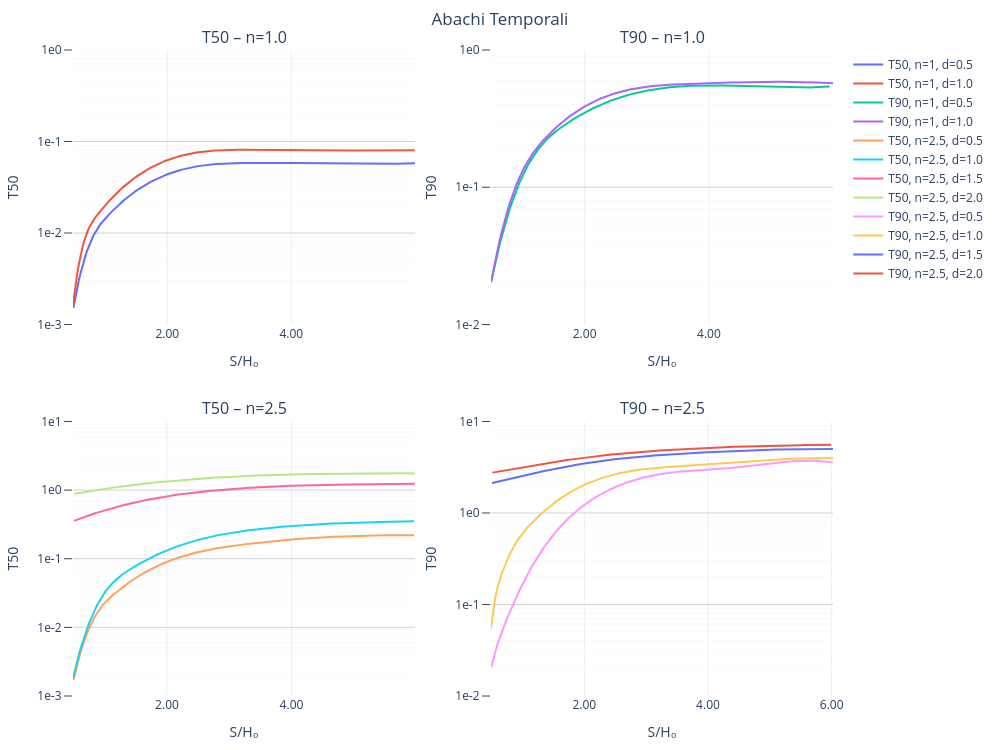

The notebook cell saved with this chart:
### Markdown cell above
---
## Abachi temporali dell’efficienza idraulica

Oltre all’efficienza idraulica media a regime, è possibile analizzare il comportamento del sistema di drenaggio in condizioni transitorie, valutando il tempo necessario a raggiungere una determinata percentuale dell’efficienza finale.

La classe `AbachiTemporali` fornisce due tipi di abachi:

- $T_{50}$: tempo adimensionale in cui l’efficienza raggiunge il 50% del valore finale;
- $T_{90}$: tempo adimensionale in cui l’efficienza raggiunge il 90% del valore finale.

### Visualizzazione completa degli abachi

Il metodo `plot_abachi()` della classe `AbachiTemporali` genera una figura composta da quattro pannelli:

- due pannelli per i valori di $n = 1.0$ e $n = 2.5$;
- ciascun pannello contiene le curve per i valori di $ D/H_0 = \{0.5, 1.0, 1.5, 2.0\} $;
- sia per il tempo $T_{50}$ che per $T_{90}$.

### Code cell
abachiT = AbachiTemporali()
abachiT.plot_abachi()

### Figure 1 — Plotly figure (JSON) as saved in the notebook; plotly's stock layout.template omitted (floating-point values rounded to 4 significant figures; data arrays with more than 128 entries replaced by an {"elided": "..."} marker saying what was removed)
{"data": [{"hovertemplate": "S/H₀: %{x:.2f}<br>T: %{y:.2e}<extra></extra>", "mode": "lines", "name": "T50, n=1, d=0.5", "type": "scatter", "x": {"elided": "250 float values"}, "xaxis": "x", "y": {"elided": "250 float values"}, "yaxis": "y"}, {"hovertemplate": "S/H₀: %{x:.2f}<br>T: %{y:.2e}<extra></extra>", "mode": "lines", "name": "T50, n=1, d=1.0", "type": "scatter", "x": {"elided": "250 float values"}, "xaxis": "x", "y": {"elided": "250 float values"}, "yaxis": "y"}, {"hovertemplate": "S/H₀: %{x:.2f}<br>T: %{y:.2e}<extra></extra>", "mode": "lines", "name": "T90, n=1, d=0.5", "type": "scatter", "x": {"elided": "250 float values"}, "xaxis": "x2", "y": {"elided": "250 float values"}, "yaxis": "y2"}, {"hovertemplate": "S/H₀: %{x:.2f}<br>T: %{y:.2e}<extra></extra>", "mode": "lines", "name": "T90, n=1, d=1.0", "type": "scatter", "x": {"elided": "250 float values"}, "xaxis": "x2", "y": {"elided": "250 float values"}, "yaxis": "y2"}, {"hovertemplate": "S/H₀: %{x:.2f}<br>T: %{y:.2e}<extra></extra>", "mode": "lines", "name": "T50, n=2.5, d=0.5", "type": "scatter", "x": {"elided": "250 float values"}, "xaxis": "x3", "y": {"elided": "250 float values"}, "yaxis": "y3"}, {"hovertemplate": "S/H₀: %{x:.2f}<br>T: %{y:.2e}<extra></extra>", "mode": "lines", "name": "T50, n=2.5, d=1.0", "type": "scatter", "x": {"elided": "250 float values"}, "xaxis": "x3", "y": {"elided": "250 float values"}, "yaxis": "y3"}, {"hovertemplate": "S/H₀: %{x:.2f}<br>T: %{y:.2e}<extra></extra>", "mode": "lines", "name": "T50, n=2.5, d=1.5", "type": "scatter", "x": {"elided": "250 float values"}, "xaxis": "x3", "y": {"elided": "250 float values"}, "yaxis": "y3"}, {"hovertemplate": "S/H₀: %{x:.2f}<br>T: %{y:.2e}<extra></extra>", "mode": "lines", "name": "T50, n=2.5, d=2.0", "type": "scatter", "x": {"elided": "250 float values"}, "xaxis": "x3", "y": {"elided": "250 float values"}, "yaxis": "y3"}, {"hovertemplate": "S/H₀: %{x:.2f}<br>T: %{y:.2e}<extra></extra>", "mode": "lines", "name": "T90, n=2.5, d=0.5", "type": "scatter", "x": {"elided": "250 float values"}, "xaxis": "x4", "y": {"elided": "250 float values"}, "yaxis": "y4"}, {"hovertemplate": "S/H₀: %{x:.2f}<br>T: %{y:.2e}<extra></extra>", "mode": "lines", "name": "T90, n=2.5, d=1.0", "type": "scatter", "x": {"elided": "250 float values"}, "xaxis": "x4", "y": {"elided": "250 float values"}, "yaxis": "y4"}, {"hovertemplate": "S/H₀: %{x:.2f}<br>T: %{y:.2e}<extra></extra>", "mode": "lines", "name": "T90, n=2.5, d=1.5", "type": "scatter", "x": {"elided": "250 float values"}, "xaxis": "x4", "y": {"elided": "250 float values"}, "yaxis": "y4"}, {"hovertemplate": "S/H₀: %{x:.2f}<br>T: %{y:.2e}<extra></extra>", "mode": "lines", "name": "T90, n=2.5, d=2.0", "type": "scatter", "x": {"elided": "250 float values"}, "xaxis": "x4", "y": {"elided": "250 float values"}, "yaxis": "y4"}], "layout": {"annotations": [{"font": {"size": 16}, "showarrow": false, "text": "T50 – n=1.0", "x": 0.225, "xanchor": "center", "xref": "paper", "y": 1, "yanchor": "bottom", "yref": "paper"}, {"font": {"size": 16}, "showarrow": false, "text": "T90 – n=1.0", "x": 0.775, "xanchor": "center", "xref": "paper", "y": 1, "yanchor": "bottom", "yref": "paper"}, {"font": {"size": 16}, "showarrow": false, "text": "T50 – n=2.5", "x": 0.225, "xanchor": "center", "xref": "paper", "y": 0.425, "yanchor": "bottom", "yref": "paper"}, {"font": {"size": 16}, "showarrow": false, "text": "T90 – n=2.5", "x": 0.775, "xanchor": "center", "xref": "paper", "y": 0.425, "yanchor": "bottom", "yref": "paper"}], "height": 750, "margin": {"b": 50, "l": 50, "r": 50, "t": 50}, "shapes": [{"line": {"color": "rgba(200,200,200,0.2)", "width": 0.5}, "type": "line", "x0": 0, "x1": 1, "xref": "x domain", "y0": 0.002, "y1": 0.002, "yref": "y"}, {"line": {"color": "rgba(200,200,200,0.2)", "width": 0.5}, "type": "line", "x0": 0, "x1": 1, "xref": "x domain", "y0": 0.003, "y1": 0.003, "yref": "y"}, {"line": {"color": "rgba(200,200,200,0.2)", "width": 0.5}, "type": "line", "x0": 0, "x1": 1, "xref": "x domain", "y0": 0.004, "y1": 0.004, "yref": "y"}, {"line": {"color": "rgba(200,200,200,0.2)", "width": 0.5}, "type": "line", "x0": 0, "x1": 1, "xref": "x domain", "y0": 0.005, "y1": 0.005, "yref": "y"}, {"line": {"color": "rgba(200,200,200,0.2)", "width": 0.5}, "type": "line", "x0": 0, "x1": 1, "xref": "x domain", "y0": 0.006, "y1": 0.006, "yref": "y"}, {"line": {"color": "rgba(200,200,200,0.2)", "width": 0.5}, "type": "line", "x0": 0, "x1": 1, "xref": "x domain", "y0": 0.007, "y1": 0.007, "yref": "y"}, {"line": {"color": "rgba(200,200,200,0.2)", "width": 0.5}, "type": "line", "x0": 0, "x1": 1, "xref": "x domain", "y0": 0.008, "y1": 0.008, "yref": "y"}, {"line": {"color": "rgba(200,200,200,0.2)", "width": 0.5}, "type": "line", "x0": 0, "x1": 1, "xref": "x domain", "y0": 0.009, "y1": 0.009, "yref": "y"}, {"line": {"color": "rgba(200,200,200,0.2)", "width": 0.5}, "type": "line", "x0": 0, "x1": 1, "xref": "x domain", "y0": 0.02, "y1": 0.02, "yref": "y"}, {"line": {"color": "rgba(200,200,200,0.2)", "width": 0.5}, "type": "line", "x0": 0, "x1": 1, "xref": "x domain", "y0": 0.03, "y1": 0.03, "yref": "y"}, {"line": {"color": "rgba(200,200,200,0.2)", "width": 0.5}, "type": "line", "x0": 0, "x1": 1, "xref": "x domain", "y0": 0.04, "y1": 0.04, "yref": "y"}, {"line": {"color": "rgba(200,200,200,0.2)", "width": 0.5}, "type": "line", "x0": 0, "x1": 1, "xref": "x domain", "y0": 0.05, "y1": 0.05, "yref": "y"}, {"line": {"color": "rgba(200,200,200,0.2)", "width": 0.5}, "type": "line", "x0": 0, "x1": 1, "xref": "x domain", "y0": 0.06, "y1": 0.06, "yref": "y"}, {"line": {"color": "rgba(200,200,200,0.2)", "width": 0.5}, "type": "line", "x0": 0, "x1": 1, "xref": "x domain", "y0": 0.07, "y1": 0.07, "yref": "y"}, {"line": {"color": "rgba(200,200,200,0.2)", "width": 0.5}, "type": "line", "x0": 0, "x1": 1, "xref": "x domain", "y0": 0.08, "y1": 0.08, "yref": "y"}, {"line": {"color": "rgba(200,200,200,0.2)", "width": 0.5}, "type": "line", "x0": 0, "x1": 1, "xref": "x domain", "y0": 0.09, "y1": 0.09, "yref": "y"}, {"line": {"color": "rgba(200,200,200,0.2)", "width": 0.5}, "type": "line", "x0": 0, "x1": 1, "xref": "x domain", "y0": 0.2, "y1": 0.2, "yref": "y"}, {"line": {"color": "rgba(200,200,200,0.2)", "width": 0.5}, "type": "line", "x0": 0, "x1": 1, "xref": "x domain", "y0": 0.3, "y1": 0.3, "yref": "y"}, {"line": {"color": "rgba(200,200,200,0.2)", "width": 0.5}, "type": "line", "x0": 0, "x1": 1, "xref": "x domain", "y0": 0.4, "y1": 0.4, "yref": "y"}, {"line": {"color": "rgba(200,200,200,0.2)", "width": 0.5}, "type": "line", "x0": 0, "x1": 1, "xref": "x domain", "y0": 0.5, "y1": 0.5, "yref": "y"}, {"line": {"color": "rgba(200,200,200,0.2)", "width": 0.5}, "type": "line", "x0": 0, "x1": 1, "xref": "x domain", "y0": 0.6, "y1": 0.6, "yref": "y"}, {"line": {"color": "rgba(200,200,200,0.2)", "width": 0.5}, "type": "line", "x0": 0, "x1": 1, "xref": "x domain", "y0": 0.7, "y1": 0.7, "yref": "y"}, {"line": {"color": "rgba(200,200,200,0.2)", "width": 0.5}, "type": "line", "x0": 0, "x1": 1, "xref": "x domain", "y0": 0.8, "y1": 0.8, "yref": "y"}, {"line": {"color": "rgba(200,200,200,0.2)", "width": 0.5}, "type": "line", "x0": 0, "x1": 1, "xref": "x domain", "y0": 0.9, "y1": 0.9, "yref": "y"}, {"line": {"color": "rgba(200,200,200,0.2)", "width": 0.5}, "type": "line", "x0": 0, "x1": 1, "xref": "x2 domain", "y0": 0.02, "y1": 0.02, "yref": "y2"}, {"line": {"color": "rgba(200,200,200,0.2)", "width": 0.5}, "type": "line", "x0": 0, "x1": 1, "xref": "x2 domain", "y0": 0.03, "y1": 0.03, "yref": "y2"}, {"line": {"color": "rgba(200,200,200,0.2)", "width": 0.5}, "type": "line", "x0": 0, "x1": 1, "xref": "x2 domain", "y0": 0.04, "y1": 0.04, "yref": "y2"}, {"line": {"color": "rgba(200,200,200,0.2)", "width": 0.5}, "type": "line", "x0": 0, "x1": 1, "xref": "x2 domain", "y0": 0.05, "y1": 0.05, "yref": "y2"}, {"line": {"color": "rgba(200,200,200,0.2)", "width": 0.5}, "type": "line", "x0": 0, "x1": 1, "xref": "x2 domain", "y0": 0.06, "y1": 0.06, "yref": "y2"}, {"line": {"color": "rgba(200,200,200,0.2)", "width": 0.5}, "type": "line", "x0": 0, "x1": 1, "xref": "x2 domain", "y0": 0.07, "y1": 0.07, "yref": "y2"}, {"line": {"color": "rgba(200,200,200,0.2)", "width": 0.5}, "type": "line", "x0": 0, "x1": 1, "xref": "x2 domain", "y0": 0.08, "y1": 0.08, "yref": "y2"}, {"line": {"color": "rgba(200,200,200,0.2)", "width": 0.5}, "type": "line", "x0": 0, "x1": 1, "xref": "x2 domain", "y0": 0.09, "y1": 0.09, "yref": "y2"}, {"line": {"color": "rgba(200,200,200,0.2)", "width": 0.5}, "type": "line", "x0": 0, "x1": 1, "xref": "x2 domain", "y0": 0.2, "y1": 0.2, "yref": "y2"}, {"line": {"color": "rgba(200,200,200,0.2)", "width": 0.5}, "type": "line", "x0": 0, "x1": 1, "xref": "x2 domain", "y0": 0.3, "y1": 0.3, "yref": "y2"}, {"line": {"color": "rgba(200,200,200,0.2)", "width": 0.5}, "type": "line", "x0": 0, "x1": 1, "xref": "x2 domain", "y0": 0.4, "y1": 0.4, "yref": "y2"}, {"line": {"color": "rgba(200,200,200,0.2)", "width": 0.5}, "type": "line", "x0": 0, "x1": 1, "xref": "x2 domain", "y0": 0.5, "y1": 0.5, "yref": "y2"}, {"line": {"color": "rgba(200,200,200,0.2)", "width": 0.5}, "type": "line", "x0": 0, "x1": 1, "xref": "x2 domain", "y0": 0.6, "y1": 0.6, "yref": "y2"}, {"line": {"color": "rgba(200,200,200,0.2)", "width": 0.5}, "type": "line", "x0": 0, "x1": 1, "xref": "x2 domain", "y0": 0.7, "y1": 0.7, "yref": "y2"}, {"line": {"color": "rgba(200,200,200,0.2)", "width": 0.5}, "type": "line", "x0": 0, "x1": 1, "xref": "x2 domain", "y0": 0.8, "y1": 0.8, "yref": "y2"}, {"line": {"color": "rgba(200,200,200,0.2)", "width": 0.5}, "type": "line", "x0": 0, "x1": 1, "xref": "x2 domain", "y0": 0.9, "y1": 0.9, "yref": "y2"}, {"line": {"color": "rgba(200,200,200,0.2)", "width": 0.5}, "type": "line", "x0": 0, "x1": 1, "xref": "x3 domain", "y0": 0.002, "y1": 0.002, "yref": "y3"}, {"line": {"color": "rgba(200,200,200,0.2)", "width": 0.5}, "type": "line", "x0": 0, "x1": 1, "xref": "x3 domain", "y0": 0.003, "y1": 0.003, "yref": "y3"}, {"line": {"color": "rgba(200,200,200,0.2)", "width": 0.5}, "type": "line", "x0": 0, "x1": 1, "xref": "x3 domain", "y0": 0.004, "y1": 0.004, "yref": "y3"}, {"line": {"color": "rgba(200,200,200,0.2)", "width": 0.5}, "type": "line", "x0": 0, "x1": 1, "xref": "x3 domain", "y0": 0.005, "y1": 0.005, "yref": "y3"}, {"line": {"color": "rgba(200,200,200,0.2)", "width": 0.5}, "type": "line", "x0": 0, "x1": 1, "xref": "x3 domain", "y0": 0.006, "y1": 0.006, "yref": "y3"}, {"line": {"color": "rgba(200,200,200,0.2)", "width": 0.5}, "type": "line", "x0": 0, "x1": 1, "xref": "x3 domain", "y0": 0.007, "y1": 0.007, "yref": "y3"}, {"line": {"color": "rgba(200,200,200,0.2)", "width": 0.5}, "type": "line", "x0": 0, "x1": 1, "xref": "x3 domain", "y0": 0.008, "y1": 0.008, "yref": "y3"}, {"line": {"color": "rgba(200,200,200,0.2)", "width": 0.5}, "type": "line", "x0": 0, "x1": 1, "xref": "x3 domain", "y0": 0.009, "y1": 0.009, "yref": "y3"}, {"line": {"color": "rgba(200,200,200,0.2)", "width": 0.5}, "type": "line", "x0": 0, "x1": 1, "xref": "x3 domain", "y0": 0.02, "y1": 0.02, "yref": "y3"}, {"line": {"color": "rgba(200,200,200,0.2)", "width": 0.5}, "type": "line", "x0": 0, "x1": 1, "xref": "x3 domain", "y0": 0.03, "y1": 0.03, "yref": "y3"}, {"line": {"color": "rgba(200,200,200,0.2)", "width": 0.5}, "type": "line", "x0": 0, "x1": 1, "xref": "x3 domain", "y0": 0.04, "y1": 0.04, "yref": "y3"}, {"line": {"color": "rgba(200,200,200,0.2)", "width": 0.5}, "type": "line", "x0": 0, "x1": 1, "xref": "x3 domain", "y0": 0.05, "y1": 0.05, "yref": "y3"}, {"line": {"color": "rgba(200,200,200,0.2)", "width": 0.5}, "type": "line", "x0": 0, "x1": 1, "xref": "x3 domain", "y0": 0.06, "y1": 0.06, "yref": "y3"}, {"line": {"color": "rgba(200,200,200,0.2)", "width": 0.5}, "type": "line", "x0": 0, "x1": 1, "xref": "x3 domain", "y0": 0.07, "y1": 0.07, "yref": "y3"}, {"line": {"color": "rgba(200,200,200,0.2)", "width": 0.5}, "type": "line", "x0": 0, "x1": 1, "xref": "x3 domain", "y0": 0.08, "y1": 0.08, "yref": "y3"}, {"line": {"color": "rgba(200,200,200,0.2)", "width": 0.5}, "type": "line", "x0": 0, "x1": 1, "xref": "x3 domain", "y0": 0.09, "y1": 0.09, "yref": "y3"}, {"line": {"color": "rgba(200,200,200,0.2)", "width": 0.5}, "type": "line", "x0": 0, "x1": 1, "xref": "x3 domain", "y0": 0.2, "y1": 0.2, "yref": "y3"}, {"line": {"color": "rgba(200,200,200,0.2)", "width": 0.5}, "type": "line", "x0": 0, "x1": 1, "xref": "x3 domain", "y0": 0.3, "y1": 0.3, "yref": "y3"}, {"line": {"color": "rgba(200,200,200,0.2)", "width": 0.5}, "type": "line", "x0": 0, "x1": 1, "xref": "x3 domain", "y0": 0.4, "y1": 0.4, "yref": "y3"}, {"line": {"color": "rgba(200,200,200,0.2)", "width": 0.5}, "type": "line", "x0": 0, "x1": 1, "xref": "x3 domain", "y0": 0.5, "y1": 0.5, "yref": "y3"}, {"line": {"color": "rgba(200,200,200,0.2)", "width": 0.5}, "type": "line", "x0": 0, "x1": 1, "xref": "x3 domain", "y0": 0.6, "y1": 0.6, "yref": "y3"}, {"line": {"color": "rgba(200,200,200,0.2)", "width": 0.5}, "type": "line", "x0": 0, "x1": 1, "xref": "x3 domain", "y0": 0.7, "y1": 0.7, "yref": "y3"}, {"line": {"color": "rgba(200,200,200,0.2)", "width": 0.5}, "type": "line", "x0": 0, "x1": 1, "xref": "x3 domain", "y0": 0.8, "y1": 0.8, "yref": "y3"}, {"line": {"color": "rgba(200,200,200,0.2)", "width": 0.5}, "type": "line", "x0": 0, "x1": 1, "xref": "x3 domain", "y0": 0.9, "y1": 0.9, "yref": "y3"}, {"line": {"color": "rgba(200,200,200,0.2)", "width": 0.5}, "type": "line", "x0": 0, "x1": 1, "xref": "x3 domain", "y0": 2, "y1": 2, "yref": "y3"}, {"line": {"color": "rgba(200,200,200,0.2)", "width": 0.5}, "type": "line", "x0": 0, "x1": 1, "xref": "x3 domain", "y0": 3, "y1": 3, "yref": "y3"}, {"line": {"color": "rgba(200,200,200,0.2)", "width": 0.5}, "type": "line", "x0": 0, "x1": 1, "xref": "x3 domain", "y0": 4, "y1": 4, "yref": "y3"}, {"line": {"color": "rgba(200,200,200,0.2)", "width": 0.5}, "type": "line", "x0": 0, "x1": 1, "xref": "x3 domain", "y0": 5, "y1": 5, "yref": "y3"}, {"line": {"color": "rgba(200,200,200,0.2)", "width": 0.5}, "type": "line", "x0": 0, "x1": 1, "xref": "x3 domain", "y0": 6, "y1": 6, "yref": "y3"}, {"line": {"color": "rgba(200,200,200,0.2)", "width": 0.5}, "type": "line", "x0": 0, "x1": 1, "xref": "x3 domain", "y0": 7, "y1": 7, "yref": "y3"}, {"line": {"color": "rgba(200,200,200,0.2)", "width": 0.5}, "type": "line", "x0": 0, "x1": 1, "xref": "x3 domain", "y0": 8, "y1": 8, "yref": "y3"}, {"line": {"color": "rgba(200,200,200,0.2)", "width": 0.5}, "type": "line", "x0": 0, "x1": 1, "xref": "x3 domain", "y0": 9, "y1": 9, "yref": "y3"}, {"line": {"color": "rgba(200,200,200,0.2)", "width": 0.5}, "type": "line", "x0": 0, "x1": 1, "xref": "x4 domain", "y0": 0.02, "y1": 0.02, "yref": "y4"}, {"line": {"color": "rgba(200,200,200,0.2)", "width": 0.5}, "type": "line", "x0": 0, "x1": 1, "xref": "x4 domain", "y0": 0.03, "y1": 0.03, "yref": "y4"}, {"line": {"color": "rgba(200,200,200,0.2)", "width": 0.5}, "type": "line", "x0": 0, "x1": 1, "xref": "x4 domain", "y0": 0.04, "y1": 0.04, "yref": "y4"}, {"line": {"color": "rgba(200,200,200,0.2)", "width": 0.5}, "type": "line", "x0": 0, "x1": 1, "xref": "x4 domain", "y0": 0.05, "y1": 0.05, "yref": "y4"}, {"line": {"color": "rgba(200,200,200,0.2)", "width": 0.5}, "type": "line", "x0": 0, "x1": 1, "xref": "x4 domain", "y0": 0.06, "y1": 0.06, "yref": "y4"}, {"line": {"color": "rgba(200,200,200,0.2)", "width": 0.5}, "type": "line", "x0": 0, "x1": 1, "xref": "x4 domain", "y0": 0.07, "y1": 0.07, "yref": "y4"}, {"line": {"color": "rgba(200,200,200,0.2)", "width": 0.5}, "type": "line", "x0": 0, "x1": 1, "xref": "x4 domain", "y0": 0.08, "y1": 0.08, "yref": "y4"}, {"line": {"color": "rgba(200,200,200,0.2)", "width": 0.5}, "type": "line", "x0": 0, "x1": 1, "xref": "x4 domain", "y0": 0.09, "y1": 0.09, "yref": "y4"}, {"line": {"color": "rgba(200,200,200,0.2)", "width": 0.5}, "type": "line", "x0": 0, "x1": 1, "xref": "x4 domain", "y0": 0.2, "y1": 0.2, "yref": "y4"}, {"line": {"color": "rgba(200,200,200,0.2)", "width": 0.5}, "type": "line", "x0": 0, "x1": 1, "xref": "x4 domain", "y0": 0.3, "y1": 0.3, "yref": "y4"}, {"line": {"color": "rgba(200,200,200,0.2)", "width": 0.5}, "type": "line", "x0": 0, "x1": 1, "xref": "x4 domain", "y0": 0.4, "y1": 0.4, "yref": "y4"}, {"line": {"color": "rgba(200,200,200,0.2)", "width": 0.5}, "type": "line", "x0": 0, "x1": 1, "xref": "x4 domain", "y0": 0.5, "y1": 0.5, "yref": "y4"}, {"line": {"color": "rgba(200,200,200,0.2)", "width": 0.5}, "type": "line", "x0": 0, "x1": 1, "xref": "x4 domain", "y0": 0.6, "y1": 0.6, "yref": "y4"}, {"line": {"color": "rgba(200,200,200,0.2)", "width": 0.5}, "type": "line", "x0": 0, "x1": 1, "xref": "x4 domain", "y0": 0.7, "y1": 0.7, "yref": "y4"}, {"line": {"color": "rgba(200,200,200,0.2)", "width": 0.5}, "type": "line", "x0": 0, "x1": 1, "xref": "x4 domain", "y0": 0.8, "y1": 0.8, "yref": "y4"}, {"line": {"color": "rgba(200,200,200,0.2)", "width": 0.5}, "type": "line", "x0": 0, "x1": 1, "xref": "x4 domain", "y0": 0.9, "y1": 0.9, "yref": "y4"}, {"line": {"color": "rgba(200,200,200,0.2)", "width": 0.5}, "type": "line", "x0": 0, "x1": 1, "xref": "x4 domain", "y0": 2, "y1": 2, "yref": "y4"}, {"line": {"color": "rgba(200,200,200,0.2)", "width": 0.5}, "type": "line", "x0": 0, "x1": 1, "xref": "x4 domain", "y0": 3, "y1": 3, "yref": "y4"}, {"line": {"color": "rgba(200,200,200,0.2)", "width": 0.5}, "type": "line", "x0": 0, "x1": 1, "xref": "x4 domain", "y0": 4, "y1": 4, "yref": "y4"}, {"line": {"color": "rgba(200,200,200,0.2)", "width": 0.5}, "type": "line", "x0": 0, "x1": 1, "xref": "x4 domain", "y0": 5, "y1": 5, "yref": "y4"}, {"line": {"color": "rgba(200,200,200,0.2)", "width": 0.5}, "type": "line", "x0": 0, "x1": 1, "xref": "x4 domain", "y0": 6, "y1": 6, "yref": "y4"}, {"line": {"color": "rgba(200,200,200,0.2)", "width": 0.5}, "type": "line", "x0": 0, "x1": 1, "xref": "x4 domain", "y0": 7, "y1": 7, "yref": "y4"}, {"line": {"color": "rgba(200,200,200,0.2)", "width": 0.5}, "type": "line", "x0": 0, "x1": 1, "xref": "x4 domain", "y0": 8, "y1": 8, "yref": "y4"}, {"line": {"color": "rgba(200,200,200,0.2)", "width": 0.5}, "type": "line", "x0": 0, "x1": 1, "xref": "x4 domain", "y0": 9, "y1": 9, "yref": "y4"}], "showlegend": true, "title": {"text": "Abachi Temporali", "x": 0.5}, "width": 1000, "xaxis": {"anchor": "y", "domain": [0, 0.45], "tickformat": ".2f", "title": {"text": "S/H₀"}}, "xaxis2": {"anchor": "y2", "domain": [0.55, 1], "tickformat": ".2f", "title": {"text": "S/H₀"}}, "xaxis3": {"anchor": "y3", "domain": [0, 0.45], "tickformat": ".2f", "title": {"text": "S/H₀"}}, "xaxis4": {"anchor": "y4", "domain": [0.55, 1], "tickformat": ".2f", "title": {"text": "S/H₀"}}, "yaxis": {"anchor": "x", "domain": [0.575, 1], "gridcolor": "lightgray", "range": [-3, 0], "showgrid": true, "ticklen": 8, "tickmode": "array", "ticks": "outside", "ticktext": ["1e-3", "1e-2", "1e-1", "1e0", "1e1"], "tickvals": [0.001, 0.01, 0.1, 1, 10], "title": {"text": "T50"}, "type": "log"}, "yaxis2": {"anchor": "x2", "domain": [0.575, 1], "gridcolor": "lightgray", "range": [-2, 0], "showgrid": true, "ticklen": 8, "tickmode": "array", "ticks": "outside", "ticktext": ["1e-3", "1e-2", "1e-1", "1e0", "1e1"], "tickvals": [0.001, 0.01, 0.1, 1, 10], "title": {"text": "T90"}, "type": "log"}, "yaxis3": {"anchor": "x3", "domain": [0, 0.425], "gridcolor": "lightgray", "range": [-3, 1], "showgrid": true, "ticklen": 8, "tickmode": "array", "ticks": "outside", "ticktext": ["1e-3", "1e-2", "1e-1", "1e0", "1e1"], "tickvals": [0.001, 0.01, 0.1, 1, 10], "title": {"text": "T50"}, "type": "log"}, "yaxis4": {"anchor": "x4", "domain": [0, 0.425], "gridcolor": "lightgray", "range": [-2, 1], "showgrid": true, "ticklen": 8, "tickmode": "array", "ticks": "outside", "ticktext": ["1e-3", "1e-2", "1e-1", "1e0", "1e1"], "tickvals": [0.001, 0.01, 0.1, 1, 10], "title": {"text": "T90"}, "type": "log"}}}
